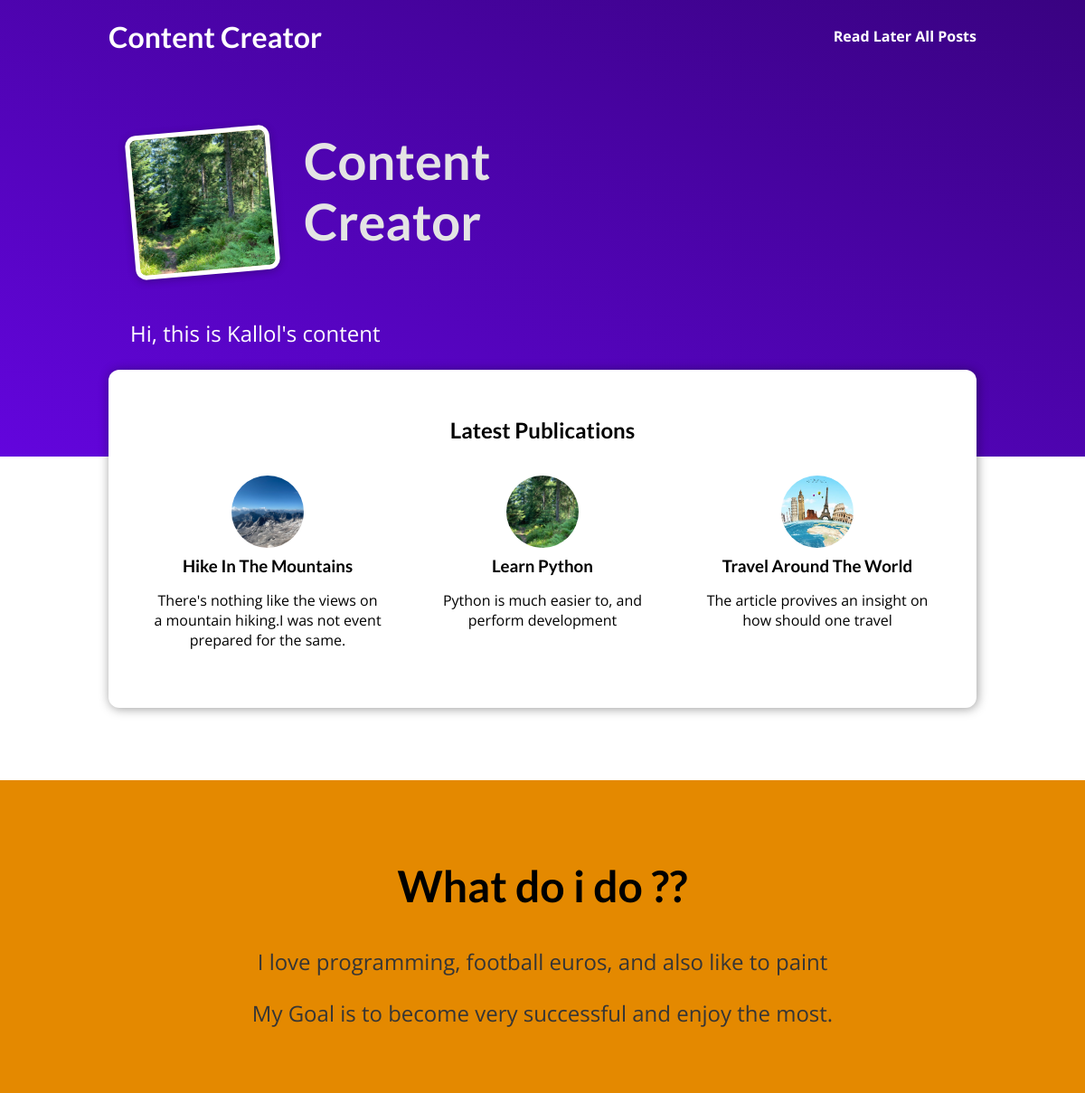
The page / on the database its author committed.
### blog/models.py (models this page shows)
class Post(models.Model):
    title = models.CharField(max_length=200)
    summary = models.CharField(max_length=300)
    image = models.CharField(max_length=100)
    date = models.DateField(auto_now=True)
    content = models.TextField(validators=[MinLengthValidator(50)])
    slug = models.SlugField(db_index=True, unique=True)
    author = models.ForeignKey(Author, on_delete=models.SET_NULL, null=True, related_name="posts")
    tags = models.ManyToManyField(Tag)

### blog/views.py (the view)
# urls.py: path("", views.StartingPageView.as_view(), name="starting-page"),
class StartingPageView(ListView):
    template_name = "blog/index.html"
    model = Post
    ordering = ["-date"]
    context_object_name = "posts"
    def get_queryset(self):
        qs = super().get_queryset()
        data = qs[:3]
        return data

### blog/templates/blog/index.html (shortened to what this page needs)
{% extends 'base.html' %}
{% load static %}
{% block css_files %}
<link rel="stylesheet" href="{% static 'blog/index.css' %}"/>
<link rel="stylesheet" href="{% static 'blog/posts.css' %}" />
{% endblock css_files %}
{% block content %}
<section id="welcome">
    <header>
        <img src="{% static 'blog/images/woods.jpg' %}" alt="name of the blog"/>
        <h2>Content Creator</h2>
    </header>
    <p>Hi, this is Kallol's content</p>
</section>
<section id="latest-posts">
    <h2>Latest Publications</h2>
    <ul>
        {% for post in posts %}
            {% include 'blog/includes/post_summary.html' with post=post %}
        {% endfor %}
    </ul>
</section>
<section id="about">
    <h2>What do i do ??</h2>
    <p>
        I love programming, football euros, and also like to paint
    </p>
    <p>
        My Goal is to become very successful and enjoy the most.
    </p>
</section>
{% endblock content %}

### blog/templates/blog/includes/post_summary.html
{% load static %}
 <li>
    <article class="post">
    <a href="{% url 'selected-post' post.slug %}">
        <img src="{% static 'blog/images/'|add:post.image %}" alt="{{ post.title }}"/>
        <div class="post__content">
            <h3>{{ post.title|title }}</h3>
            <p>{{ post.summary }}</p>
        </div>
    </a>
    </article>
</li>

### static/app.css (style rules this page uses)
* { box-sizing: border-box; }
html { font-family: 'Open Sans', 'Lato', sans-serif; }
body { margin: 0; }
h1, h2, h3 { font-family: 'Lato', sans-serif; font-weight: bold; }

### blog/static/blog/index.css (style rules this page uses)
#welcome { background: linear-gradient(to right top, #6305dd, #390281); padding: 6rem 12%; }
#welcome header { display: flex; align-items: flex-start; margin: 3rem auto; }
#welcome img { width: 10rem; height: 10rem; object-fit: cover; object-position: top; border: 5px solid white; border-radius: 12px; background-color: #ffe1bf; transform: rotateZ(-5deg); box-shadow: 0 2px 8px rgba(0, 0, 0, 0.25); }
#welcome h2 { font-size: 3.5rem; margin: 0 0 0 2rem; color: #e4e4e4; width: 10rem; }
#welcome p { color: white; font-size: 1.5rem; }
#latest-posts { background-color: white; padding: 2rem; border-radius: 12px; width: 60rem; margin: -6rem auto 2rem auto; box-shadow: 1px 1px 12px rgba(0, 0, 0, 0.4); }
#latest-posts h2 { text-align: center; }
#latest-posts ul { list-style: none; margin: 0; padding: 0; display: flex; gap: 1rem; }
#latest-posts li { flex: 1; }
#about { text-align: center; padding: 3rem; background-color: #e48900; margin-top: 5rem; }
#about h2 { font-size: 3rem; }
#about p { font-size: 1.5rem; color: #353535; }

### blog/static/blog/posts.css (style rules this page uses)
.post { display: flex; flex-direction: column; align-items: center; text-align: center; }
.post a { text-decoration: none; color: black; transition: all 0.2s ease; padding: 1rem; }
.post img { width: 5rem; height: 5rem; object-fit: cover; border-radius: 50%; }
.post h3 { margin: 0.25rem 0; }

### rows shown on the page
Post: image (picture), title "Hike In The Mountains", summary "There's nothing like the views on a mountain hiking.I was not event prepared for the same."
Post: image (picture), title "Learn Python", summary "Python is much easier to, and perform development"
Post: image (picture), title "Travel Around The World", summary "The article provives an insight on how should one travel"
